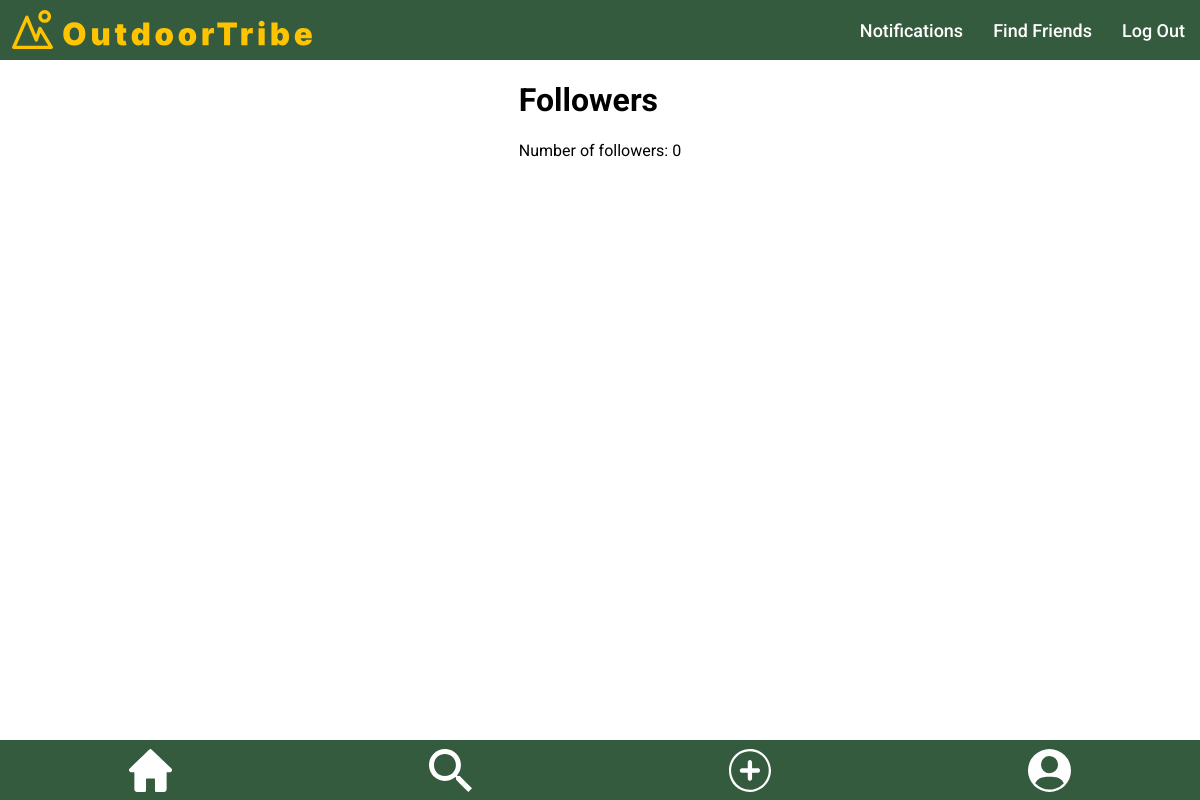
Page /public/followers.php?follower_id=7 on the earlier database version.
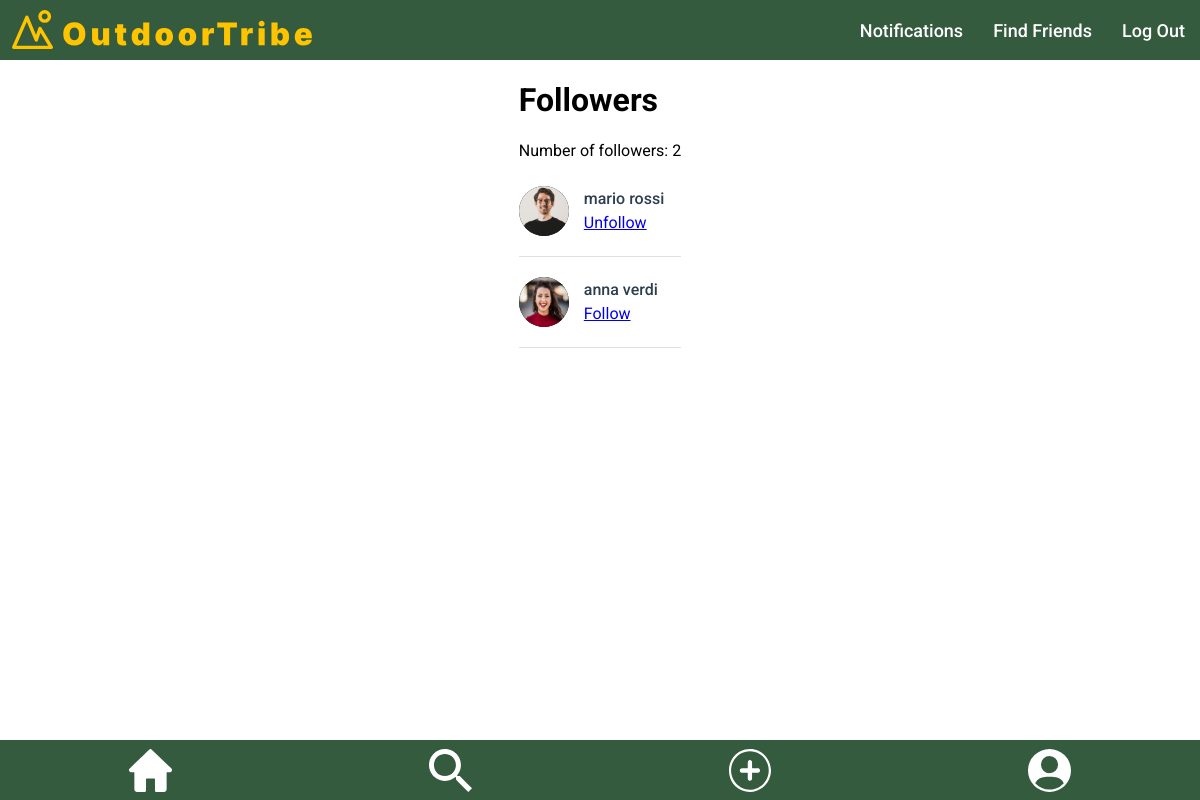
Same page on the later database version.
### tables this page shows
CREATE TABLE `user` (
  `id` int NOT NULL,
  `name` varchar(100) NOT NULL,
  `surname` varchar(100) NOT NULL,
  `email` varchar(100) NOT NULL,
  `password` varchar(100) NOT NULL
);

CREATE TABLE `photo` (
  `id` int NOT NULL,
  `post_id` int DEFAULT NULL,
  `user_id` int DEFAULT NULL,
  `name` text NOT NULL
);

### public/followers.php (the view, shortened to what this page needs)
<?php
include("./../server/connection.php");
$log_user_id = isset($_SESSION['user_id']) ? $_SESSION['user_id'] : 6;
?>
<!DOCTYPE html>
<html lang="en">
<head>
  <link rel="stylesheet" href="./../templates/header/header.css">
  <link rel="stylesheet" href="./../templates/footer/footer.css">
  <link rel="stylesheet" href="./styles/follower.css">
  <link rel="stylesheet" href="./../templates/components/components.css">
</head>
<body>
  <main>
  <?php
$current_user_id = isset($_GET['follower_id']) ? $_GET['follower_id'] : null;
if($current_user_id !== null) {
    $query = "SELECT user.name, user.surname, user.id
          FROM user
          JOIN follow ON user.id = follow.follower_id
          WHERE follow.followed_id = ?";
    $stmt = $conn->prepare($query);
    $stmt->bind_param("i", $current_user_id);
    $stmt->execute();
    $result = $stmt->get_result();
    echo '<h1>Followers</h1>';
    echo '<p>Number of followers: '.$result->num_rows.'</p>';
    while($row = $result->fetch_assoc()) {
        $follower_id = $row['id'];
        $follower_name = $row['name'];
        $follower_surname = $row['surname'];
        $query_image = "SELECT name
            FROM photo
            WHERE user_id = ? AND post_id IS NULL";
        $stmt_image = $conn->prepare($query_image);
        $stmt_image->bind_param("i", $follower_id);
        $stmt_image->execute();
        $result_image = $stmt_image->get_result();
        $photo_profile_row = $result_image->fetch_assoc();
        $follower_image = !empty($photo_profile_row['name']) ? "./../uploads/photos/profile/" . $photo_profile_row['name'] : "./../assets/icons/profile.svg";
        $query_check_follow = "SELECT * FROM follow WHERE follower_id = ? AND followed_id = ?";
        $stmt_check_follow = $conn->prepare($query_check_follow);
        $stmt_check_follow->bind_param("ii", $log_user_id, $follower_id);
        $stmt_check_follow->execute();
        $result_check_follow = $stmt_check_follow->get_result();
        $is_following = $result_check_follow->num_rows > 0;
        echo '<div class="follower">';
        echo '<img style="background-color: black;" class="profile-picture" src="'.$follower_image.'" alt="profile picture">';
        echo '<div class="follower-info">';
        echo '<a href="otherprofile.php?id='.$follower_id.'" class="profile-link">'.$follower_name.' '.$follower_surname.'</a>';
        echo '<a href="#" class="follow-btn" data-id="'.$follower_id.'">'.($is_following ? 'Unfollow' : 'Follow').'</a>';
        echo '</div>';
        echo '</div>';
        echo '<hr>';
    }
} else {
    echo '<p>No user ID provided.</p>';
  }
  ?>
  </main>
</body>
</html>

Differences in the rows shown:
added user: photo.name (picture), name "mario", surname "rossi", shows "Unfollow"
added user: photo.name (picture), name "anna", surname "verdi", shows "Follow"
Other differences:
$result->num_rows: "0" → "2"
